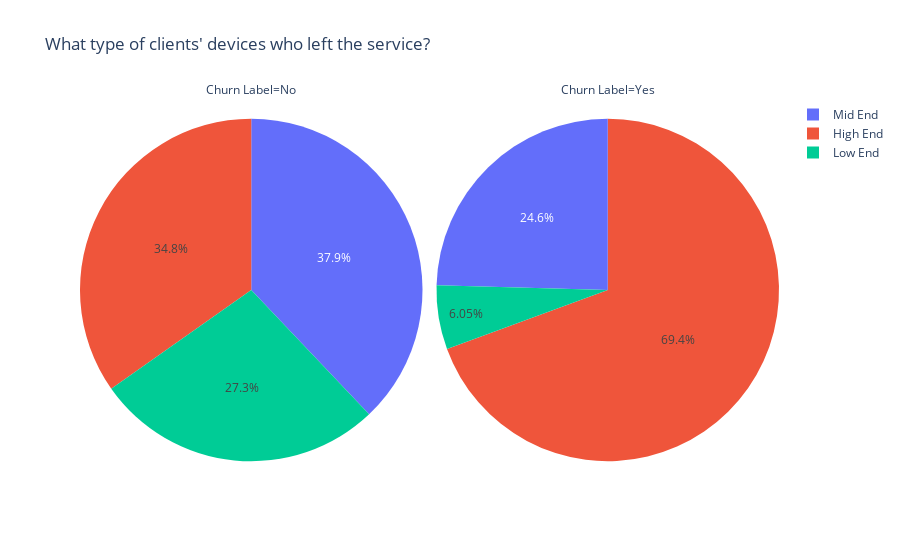

Source (notebook cell):
### Code cell
fig = px.pie(data.groupby(['Device Class','Churn Label'])['Customer ID'].count().reset_index(), 
             values='Customer ID', 
             facet_col = 'Churn Label',
             names='Device Class',
            title = "What type of clients' devices who left the service?")
fig.show()

### Figure 1 — Plotly figure (JSON) as saved in the notebook; plotly's stock layout.template omitted (floating-point values rounded to 4 significant figures)
{"data": [{"domain": {"x": [0, 0.49], "y": [0, 1]}, "hovertemplate": "Churn Label=No<br>Device Class=%{label}<br>Customer ID=%{value}<extra></extra>", "labels": ["High End", "Low End", "Mid End"], "legendgroup": "", "name": "", "showlegend": true, "type": "pie", "values": [1799, 1413, 1962]}, {"domain": {"x": [0.51, 1], "y": [0, 1]}, "hovertemplate": "Churn Label=Yes<br>Device Class=%{label}<br>Customer ID=%{value}<extra></extra>", "labels": ["High End", "Low End", "Mid End"], "legendgroup": "", "name": "", "showlegend": true, "type": "pie", "values": [1297, 113, 459]}], "layout": {"annotations": [{"font": {}, "showarrow": false, "text": "Churn Label=No", "x": 0.245, "xanchor": "center", "xref": "paper", "y": 1, "yanchor": "bottom", "yref": "paper"}, {"font": {}, "showarrow": false, "text": "Churn Label=Yes", "x": 0.755, "xanchor": "center", "xref": "paper", "y": 1, "yanchor": "bottom", "yref": "paper"}], "legend": {"tracegroupgap": 0}, "title": {"text": "What type of clients' devices who left the service?"}}}
